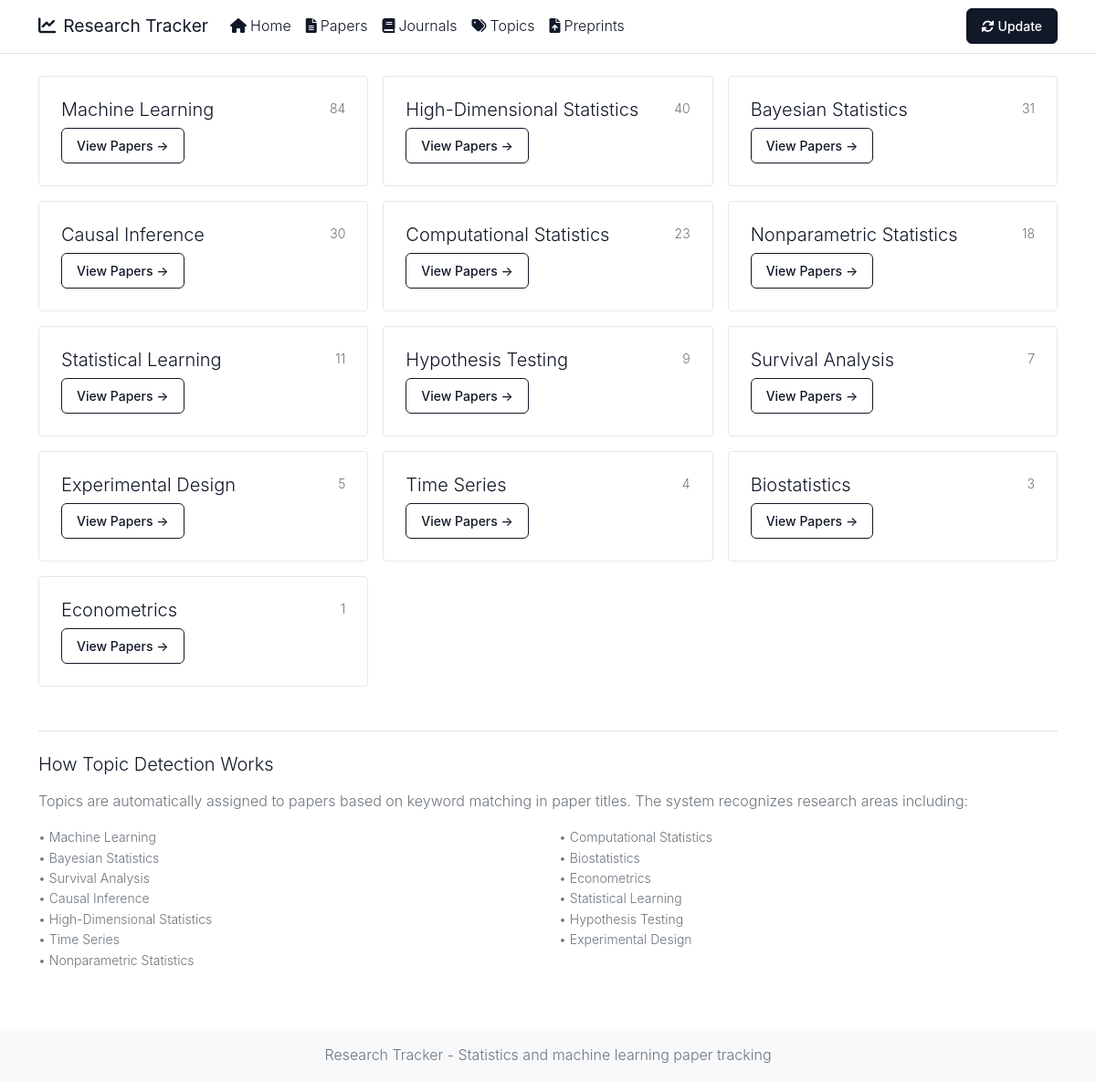
The app's page /topics with its own data.
### app/models.py (models this page shows)
class Topic(Base):
    __tablename__ = 'topics'
    id = Column(Integer, primary_key=True, index=True)
    name = Column(String(100), unique=True, index=True)
    description = Column(Text, nullable=True)
    papers = relationship("Paper", secondary=paper_topics, back_populates="topics")

### app/main.py (the view)
@app.get("/topics", response_class=HTMLResponse)
async def topics(request: Request, db: Session = Depends(get_db)):
    topic_stats = db.query(
        Topic.name,
        Topic.description,
        func.count(Paper.id).label('paper_count')
    ).join(Paper.topics).group_by(Topic.id).order_by(desc(func.count(Paper.id))).all()
    return templates.TemplateResponse("topics.html", {
        "request": request,
        "topic_stats": topic_stats
    })

### templates/topics.html (shortened to what this page needs)
{% extends "base.html" %}
{% block content %}
{% if topic_stats %}
<div class="row g-3">
    {% for topic_name, description, paper_count in topic_stats %}
    <div class="col-md-6 col-lg-4">
        <div class="minimal-card">
            <div class="d-flex justify-content-between align-items-start mb-2">
                <h5 class="mb-0">{{ topic_name }}</h5>
                <span class="text-muted small">{{ paper_count }}</span>
            </div>
            <a href="/papers?topic={{ topic_name }}" class="btn btn-outline-primary btn-sm">
                View Papers →
            </a>
        </div>
    </div>
    {% endfor %}
</div>
{% else %}
<div class="text-center py-5">
    <p class="text-muted">No topics found. Topics are automatically detected when papers are scraped.</p>
</div>
{% endif %}
<div class="mt-5 pt-4 border-top">
    <h5 class="mb-3">How Topic Detection Works</h5>
    <p class="text-muted mb-3">Topics are automatically assigned to papers based on keyword matching in paper titles. The system recognizes research areas including:</p>
    <div class="row">
        <div class="col-md-6">
            <ul class="text-muted small list-unstyled">
                <li>• Machine Learning</li>
                <li>• Bayesian Statistics</li>
                <li>• Survival Analysis</li>
                <li>• Causal Inference</li>
                <li>• High-Dimensional Statistics</li>
                <li>• Time Series</li>
                <li>• Nonparametric Statistics</li>
            </ul>
        </div>
        <div class="col-md-6">
            <ul class="text-muted small list-unstyled">
                <li>• Computational Statistics</li>
                <li>• Biostatistics</li>
                <li>• Econometrics</li>
                <li>• Statistical Learning</li>
                <li>• Hypothesis Testing</li>
                <li>• Experimental Design</li>
            </ul>
        </div>
    </div>
</div>
{% endblock %}

### templates/base.html (shortened to what this page needs)
<!DOCTYPE html>
<html lang="en">
<head>
    <link href="https://cdn.jsdelivr.net/npm/bootstrap@5.1.3/dist/css/bootstrap.min.css" rel="stylesheet">
    <link href="https://cdnjs.cloudflare.com/ajax/libs/font-awesome/6.0.0/css/all.min.css" rel="stylesheet">
    <link href="/static/style.css?v=11" rel="stylesheet">
</head>
<body>
    <nav class="navbar navbar-expand-lg navbar-light bg-white border-bottom">
        <div class="container">
            <a class="navbar-brand" href="/">
                <i class="fas fa-chart-line me-2"></i>Research Tracker
            </a>
            <div class="collapse navbar-collapse" id="navbarNav">
                <ul class="navbar-nav me-auto">
                    <li class="nav-item">
                        <a class="nav-link" href="/"><i class="fas fa-home me-1"></i>Home</a>
                    </li>
                    <li class="nav-item">
                        <a class="nav-link" href="/papers"><i class="fas fa-file-alt me-1"></i>Papers</a>
                    </li>
                    <li class="nav-item">
                        <a class="nav-link" href="/journals"><i class="fas fa-book me-1"></i>Journals</a>
                    </li>
                    <li class="nav-item">
                        <a class="nav-link" href="/topics"><i class="fas fa-tags me-1"></i>Topics</a>
                    </li>
                    <li class="nav-item">
                        <a class="nav-link" href="/preprints"><i class="fas fa-file-upload me-1"></i>Preprints</a>
                    </li>
                </ul>
                <form class="d-flex">
                    <button class="btn btn-update" type="button" onclick="triggerScrape()" id="updateBtn">
                        <i class="fas fa-sync-alt me-1"></i>Update
                    </button>
                </form>
            </div>
        </div>
    </nav>
    <main class="container my-4">
        {% block content %}{% endblock %}
    </main>
    <footer class="bg-light text-center py-3 mt-5">
        <div class="container">
            <p class="mb-0 text-muted">Research Tracker - Statistics and machine learning paper tracking</p>
        </div>
    </footer>
</body>
</html>

### static/style.css (style rules this page uses)
:root { --primary-color: #111827; --secondary-color: #111827; --accent-color: #6b7280; --success-color: #059669; --warning-color: #d97706; --light-bg: #f9fafb; --dark-text: #111827; --border-radius: 8px; --box-shadow: 0 1px 3px rgba(0,0,0,0.05); }
body { font-family: -apple-system, BlinkMacSystemFont, 'Segoe UI', Roboto, sans-serif; line-height: 1.6; color: var(--dark-text); font-weight: 300; }
h1, h2, h3, h4, h5, h6 { font-weight: 300; color: var(--dark-text); }
.navbar-brand { font-weight: 400; font-size: 1.2rem; color: var(--dark-text) !important; }
.navbar { box-shadow: none; border-bottom: 1px solid #e5e7eb; }
.navbar-light .navbar-nav .nav-link { color: var(--dark-text) !important; }
.minimal-card { border: 1px solid #f3f4f6; box-shadow: none; background: #fafafa; }
.minimal-card { padding: 1.5rem; background: white; border: 1px solid #e5e7eb; border-radius: 4px; transition: all 0.2s ease; }
.btn { border-radius: 4px; padding: 0.5rem 1rem; font-weight: 400; transition: all 0.2s ease; font-size: 0.875rem; border-width: 1px; }
.btn-outline-primary { color: var(--primary-color); border-color: var(--primary-color); font-weight: 500; border-radius: 6px; }
footer { background: var(--light-bg); color: #6c757d; margin-top: 3rem; }
.btn-update { background: var(--primary-color); border-color: var(--primary-color); color: white; font-weight: 500; border-radius: 6px; padding: 0.5rem 1rem; }

### records on screen
Topic: name "Machine Learning", paper_count "84"
Topic: name "High-Dimensional Statistics", paper_count "40"
Topic: name "Bayesian Statistics", paper_count "31"
Topic: name "Causal Inference", paper_count "30"
Topic: name "Computational Statistics", paper_count "23"
Topic: name "Nonparametric Statistics", paper_count "18"
Topic: name "Statistical Learning", paper_count "11"
Topic: name "Hypothesis Testing", paper_count "9"
Topic: name "Survival Analysis", paper_count "7"
Topic: name "Experimental Design", id "5"
Topic: name "Time Series", paper_count "4"
Topic: name "Biostatistics", paper_count "3"
Topic: name "Econometrics", paper_count "1"
